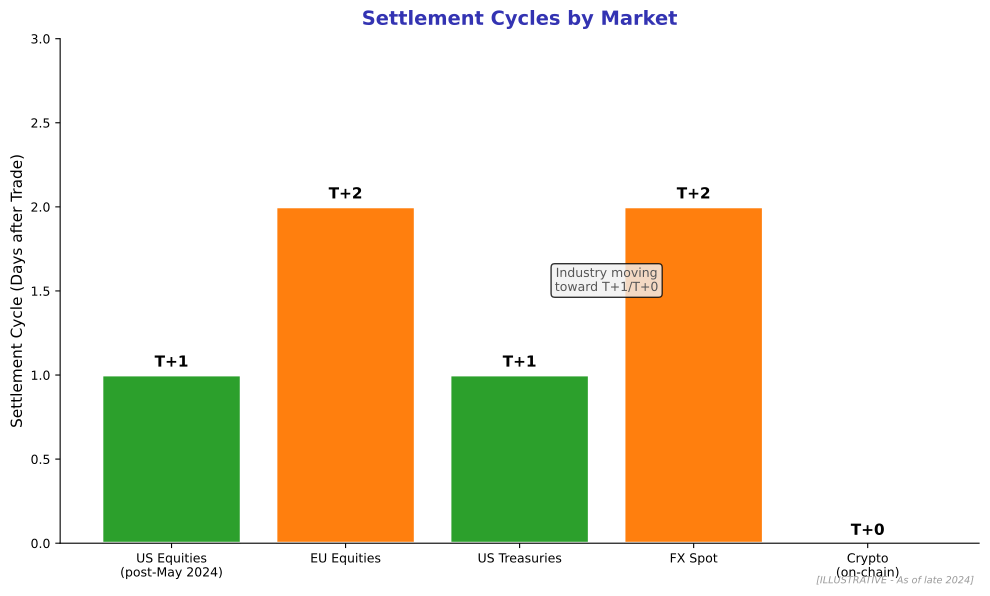

Reproduce this figure in Python.
"""
Settlement System Comparison
Shows T+n settlement cycles by market

Output: settlement_systems.pdf
Module: module_04_traditional
Lesson: 44 - Capital Markets Tech
"""

from pathlib import Path
import matplotlib.pyplot as plt
import numpy as np

plt.rcParams.update({
    'font.size': 10,
    'axes.labelsize': 10,
    'axes.titlesize': 11,
    'xtick.labelsize': 9,
    'ytick.labelsize': 9,
    'legend.fontsize': 9,
    'figure.figsize': (10, 6),
    'figure.dpi': 150
})

MLPURPLE = '#3333B2'
MLBLUE = '#0066CC'
MLORANGE = '#FF7F0E'
MLGREEN = '#2CA02C'

def create_chart():
    fig, ax = plt.subplots(figsize=(10, 6))

    markets = ['US Equities\n(post-May 2024)', 'EU Equities', 'US Treasuries', 'FX Spot', 'Crypto\n(on-chain)']
    settlement = [1, 2, 1, 2, 0]  # T+n days

    colors = [MLGREEN if x <= 1 else MLORANGE for x in settlement]

    bars = ax.bar(markets, settlement, color=colors, edgecolor='white', linewidth=2)

    for bar, days in zip(bars, settlement):
        label = 'T+0' if days == 0 else f'T+{days}'
        ax.text(bar.get_x() + bar.get_width()/2, bar.get_height() + 0.05,
                label, ha='center', fontsize=11, fontweight='bold')

    ax.set_ylabel('Settlement Cycle (Days after Trade)', fontsize=11)
    ax.set_title('Settlement Cycles by Market', fontsize=14,
                 fontweight='bold', color=MLPURPLE, pad=10)

    ax.set_ylim(0, 3)

    # Add trend annotation
    ax.annotate('Industry moving\ntoward T+1/T+0', xy=(2.5, 1.5),
                fontsize=9, ha='center', color='#555555',
                bbox=dict(boxstyle='round', facecolor='#f0f0f0', alpha=0.8))

    ax.spines['top'].set_visible(False)
    ax.spines['right'].set_visible(False)

    fig.text(0.98, 0.02, '[ILLUSTRATIVE - As of late 2024]',
             fontsize=7, color='#999999', ha='right', style='italic')

    plt.tight_layout()

    output_path = Path(__file__).parent / 'settlement_systems.pdf'
    plt.savefig(output_path, format='pdf', dpi=300, bbox_inches='tight')
    plt.close()
    print(f"Chart saved to: {output_path}")
    return output_path

if __name__ == '__main__':
    create_chart()
